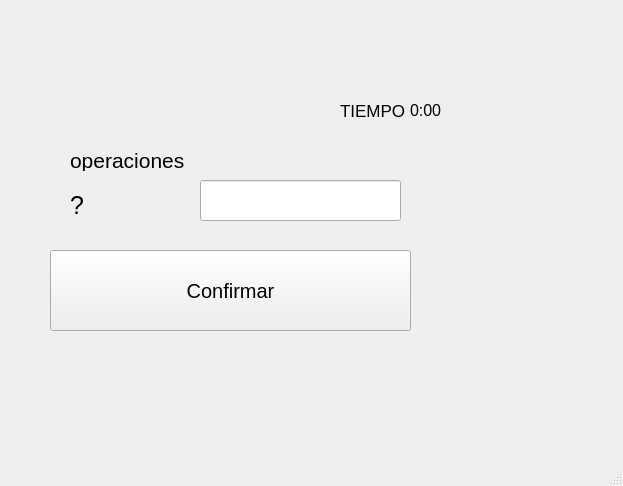
<?xml version="1.0" encoding="UTF-8"?>
<ui version="4.0">
 <class>MainWindow</class>
 <widget class="QMainWindow" name="MainWindow">
  <property name="geometry">
   <rect>
    <x>0</x>
    <y>0</y>
    <width>623</width>
    <height>486</height>
   </rect>
  </property>
  <property name="windowTitle">
   <string>MainWindow</string>
  </property>
  <widget class="QWidget" name="centralwidget">
   <widget class="QLabel" name="label_tiempo">
    <property name="geometry">
     <rect>
      <x>340</x>
      <y>90</y>
      <width>111</width>
      <height>41</height>
     </rect>
    </property>
    <property name="font">
     <font>
      <pointsize>13</pointsize>
     </font>
    </property>
    <property name="text">
     <string>TIEMPO</string>
    </property>
   </widget>
   <widget class="QLabel" name="txt_tiempo">
    <property name="geometry">
     <rect>
      <x>410</x>
      <y>100</y>
      <width>71</width>
      <height>20</height>
     </rect>
    </property>
    <property name="font">
     <font>
      <pointsize>12</pointsize>
     </font>
    </property>
    <property name="text">
     <string>0:00</string>
    </property>
   </widget>
   <widget class="QLabel" name="label">
    <property name="geometry">
     <rect>
      <x>70</x>
      <y>150</y>
      <width>131</width>
      <height>21</height>
     </rect>
    </property>
    <property name="font">
     <font>
      <pointsize>16</pointsize>
     </font>
    </property>
    <property name="text">
     <string>operaciones</string>
    </property>
   </widget>
   <widget class="QLabel" name="txt_operaciones">
    <property name="geometry">
     <rect>
      <x>70</x>
      <y>190</y>
      <width>61</width>
      <height>31</height>
     </rect>
    </property>
    <property name="font">
     <font>
      <pointsize>19</pointsize>
     </font>
    </property>
    <property name="text">
     <string>?</string>
    </property>
   </widget>
   <widget class="QLineEdit" name="respuesta">
    <property name="geometry">
     <rect>
      <x>200</x>
      <y>180</y>
      <width>201</width>
      <height>41</height>
     </rect>
    </property>
   </widget>
   <widget class="QPushButton" name="btn_confirmar">
    <property name="geometry">
     <rect>
      <x>50</x>
      <y>250</y>
      <width>361</width>
      <height>81</height>
     </rect>
    </property>
    <property name="font">
     <font>
      <pointsize>15</pointsize>
     </font>
    </property>
    <property name="text">
     <string>Confirmar</string>
    </property>
   </widget>
   <widget class="QLabel" name="label_2">
    <property name="geometry">
     <rect>
      <x>20</x>
      <y>10</y>
      <width>151</width>
      <height>71</height>
     </rect>
    </property>
    <property name="text">
     <string/>
    </property>
    <property name="pixmap">
     <pixmap resource="../../archivos/recursos.qrc">:/Logos/escudo_imagotipoUAT.png</pixmap>
    </property>
    <property name="scaledContents">
     <bool>true</bool>
    </property>
   </widget>
   <widget class="QLabel" name="label_3">
    <property name="geometry">
     <rect>
      <x>490</x>
      <y>10</y>
      <width>111</width>
      <height>81</height>
     </rect>
    </property>
    <property name="text">
     <string/>
    </property>
    <property name="pixmap">
     <pixmap resource="../../archivos/recursos.qrc">:/Ejercicios/fians.png</pixmap>
    </property>
    <property name="scaledContents">
     <bool>true</bool>
    </property>
   </widget>
   <widget class="QLabel" name="label_4">
    <property name="geometry">
     <rect>
      <x>490</x>
      <y>360</y>
      <width>101</width>
      <height>71</height>
     </rect>
    </property>
    <property name="text">
     <string/>
    </property>
    <property name="pixmap">
     <pixmap resource="../../archivos/recursos.qrc">:/Ejercicios/56f38-batman-logo-png-transparent-free.png</pixmap>
    </property>
    <property name="scaledContents">
     <bool>true</bool>
    </property>
   </widget>
  </widget>
  <widget class="QMenuBar" name="menubar">
   <property name="geometry">
    <rect>
     <x>0</x>
     <y>0</y>
     <width>623</width>
     <height>21</height>
    </rect>
   </property>
  </widget>
  <widget class="QStatusBar" name="statusbar"/>
 </widget>
 <resources>
  <include location="../../archivos/recursos.qrc"/>
 </resources>
 <connections/>
</ui>
